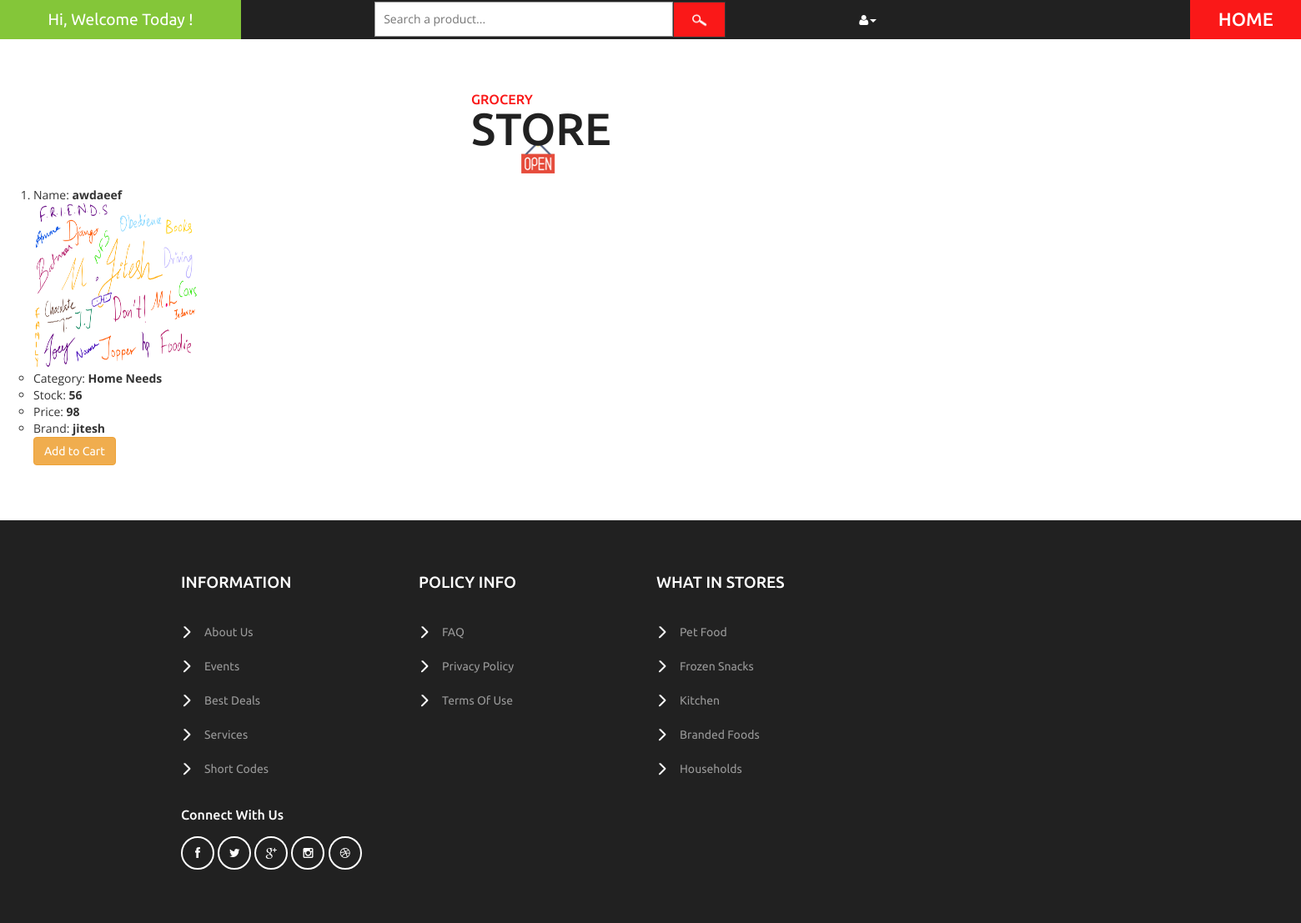
/customer/home/2/, run on an earlier commit of the app's database.
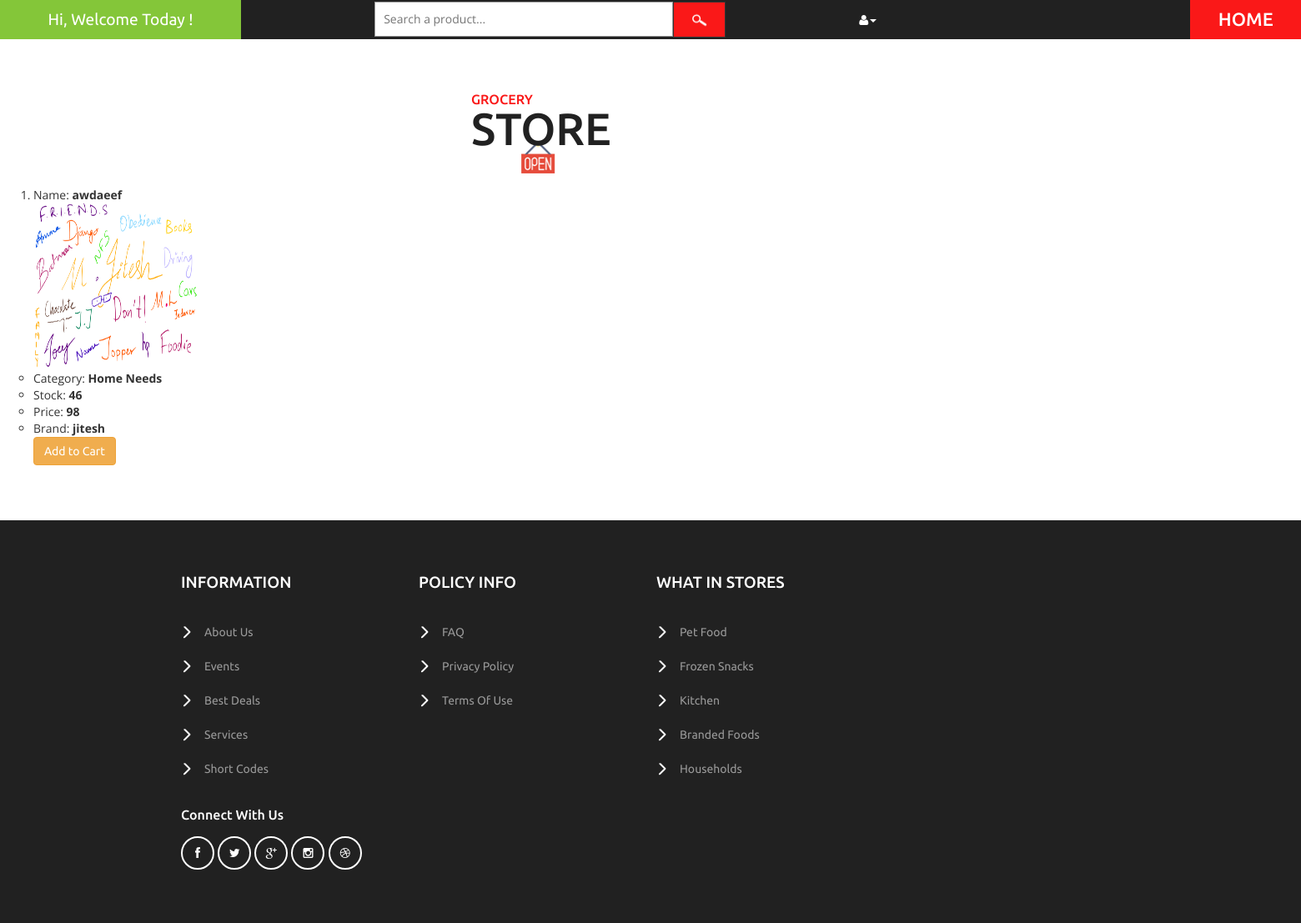
And on a later commit of the database.
### vendor/models.py (models this page shows, shortened)
class Product(models.Model):
    category = models.ForeignKey(Category, on_delete=models.CASCADE)
    prod_name = models.CharField(max_length=150)
    ingredients = models.TextField(max_length=264, blank=True)
    stock = models.IntegerField(default=0)
    cost = models.IntegerField(default=0)
    brand = models.CharField(max_length=150, blank=True)
    prod_pic = models.FileField(upload_to='documents/', blank=True)
    created_at = models.DateTimeField(auto_now_add=True)
    updated_at = models.DateTimeField(auto_now=True)

class Category(models.Model):
    cat_name = models.CharField(max_length=150)

### customer/views.py (the view)
# urls.py: path('home/<int:pk>/', views.itemsview, name='items'),
def itemsview(request, pk):
    cat = Category.objects.get(id=pk)
    current_order_products = []
    if request.user.is_authenticated:
        filtered_orders = Order.objects.filter(owner=request.user.cus, is_ordered=False)
        if filtered_orders.exists():
            user_order = filtered_orders[0]
            user_order_items = user_order.items.all()
            current_order_products = [product.product for product in user_order_items]
    context = {
        'cat': cat,
        'current_order_products': current_order_products
    }
    return render(request, "customer/items.html", context)

### customer/templates/customer/items.html (shortened to what this page needs)
{% extends 'customer/base.html' %}
{% load static %}
{% block content %}
    <ol>
    {% for prod in cat.product_set.all %}
            <li>
                Name: <b>{{ prod.prod_name }}</b>
                <ul>
                    {% if prod.prod_pic %}
                        <img src="{{ prod.prod_pic.url }}" width="200" height="200">
                    {% else %}
                        <img src = "{% static 'customer/images' %}">
                    {% endif %}
                    <li>Category: <b>{{ prod.category.cat_name }}</b></li>
                    <li>Stock: <b>{{ prod.stock }}</b></li>
                    <li>Price: <b>{{ prod.cost }}</b></li>
                    {% if prod.brand|length > 0 %}
                        <li>Brand: <b>{{ prod.brand }}</b></li>
                    {% endif %}
                    {% if prod in current_order_products %}
                        <a class="btn btn-warning cart-add"  href="{% url 'cart:order_summary' %}">Go to Cart</a>
                    {% else %}
                        <span id="prod_{{ prod.id }}" nextto="{% url 'customer:items' cat.id %}" add_url="{% url 'cart:add_to_cart' prod.id %}">
                                <a class="btn btn-warning cart-add">Add to Cart</a>
                    {% endif %}
                    </span>
                </ul>
            </li>
            <br>
        {% endfor %}
    </ol>
{% endblock %}

What changed in the data, as far as the page shows it:
changed Product "awdaeef": stock "56" → "46"
